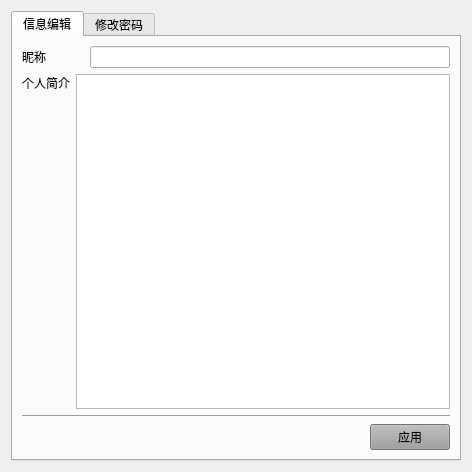
<?xml version="1.0" encoding="UTF-8"?>
<ui version="4.0">
 <class>Form</class>
 <widget class="QWidget" name="Form">
  <property name="geometry">
   <rect>
    <x>0</x>
    <y>0</y>
    <width>472</width>
    <height>472</height>
   </rect>
  </property>
  <property name="windowTitle">
   <string>Form</string>
  </property>
  <layout class="QVBoxLayout" name="verticalLayout">
   <item>
    <widget class="QTabWidget" name="tabWidget">
     <property name="currentIndex">
      <number>0</number>
     </property>
     <widget class="QWidget" name="tab">
      <attribute name="title">
       <string>信息编辑</string>
      </attribute>
      <layout class="QVBoxLayout" name="verticalLayout_3" stretch="1,4,0,1">
       <item>
        <layout class="QHBoxLayout" name="horizontalLayout_3" stretch="0,2,19">
         <item>
          <widget class="QLabel" name="label_2">
           <property name="styleSheet">
            <string notr="true">font: 11pt &quot;Arial&quot;;</string>
           </property>
           <property name="text">
            <string>昵称</string>
           </property>
          </widget>
         </item>
         <item>
          <spacer name="horizontalSpacer_2">
           <property name="orientation">
            <enum>Qt::Horizontal</enum>
           </property>
           <property name="sizeHint" stdset="0">
            <size>
             <width>40</width>
             <height>20</height>
            </size>
           </property>
          </spacer>
         </item>
         <item>
          <widget class="QLineEdit" name="lineEdit_nickname">
           <property name="styleSheet">
            <string notr="true">font: 11pt &quot;Arial&quot;;</string>
           </property>
          </widget>
         </item>
        </layout>
       </item>
       <item>
        <layout class="QHBoxLayout" name="horizontalLayout" stretch="0,1">
         <item>
          <layout class="QVBoxLayout" name="verticalLayout_2" stretch="0,1">
           <item>
            <widget class="QLabel" name="label">
             <property name="styleSheet">
              <string notr="true">font: 11pt &quot;Arial&quot;;</string>
             </property>
             <property name="text">
              <string>个人简介</string>
             </property>
            </widget>
           </item>
           <item>
            <spacer name="verticalSpacer">
             <property name="orientation">
              <enum>Qt::Vertical</enum>
             </property>
             <property name="sizeHint" stdset="0">
              <size>
               <width>20</width>
               <height>40</height>
              </size>
             </property>
            </spacer>
           </item>
          </layout>
         </item>
         <item>
          <widget class="QTextEdit" name="textEdit_introduction">
           <property name="styleSheet">
            <string notr="true">font: 11pt &quot;Arial&quot;;</string>
           </property>
          </widget>
         </item>
        </layout>
       </item>
       <item>
        <widget class="Line" name="line">
         <property name="orientation">
          <enum>Qt::Horizontal</enum>
         </property>
        </widget>
       </item>
       <item>
        <layout class="QHBoxLayout" name="horizontalLayout_2" stretch="1,0">
         <item>
          <spacer name="horizontalSpacer">
           <property name="orientation">
            <enum>Qt::Horizontal</enum>
           </property>
           <property name="sizeHint" stdset="0">
            <size>
             <width>618</width>
             <height>20</height>
            </size>
           </property>
          </spacer>
         </item>
         <item>
          <widget class="QPushButton" name="pushButton_confirm">
           <property name="styleSheet">
            <string notr="true">font: 11pt &quot;Arial&quot;;
background-color: rgb(158, 158, 158);</string>
           </property>
           <property name="text">
            <string>应用</string>
           </property>
          </widget>
         </item>
        </layout>
       </item>
      </layout>
     </widget>
     <widget class="QWidget" name="tab_2">
      <attribute name="title">
       <string>修改密码</string>
      </attribute>
      <layout class="QVBoxLayout" name="verticalLayout_5">
       <item>
        <layout class="QVBoxLayout" name="verticalLayout_4" stretch="1,2,2,2,2,2,0,0,2">
         <item>
          <spacer name="verticalSpacer_4">
           <property name="orientation">
            <enum>Qt::Vertical</enum>
           </property>
           <property name="sizeHint" stdset="0">
            <size>
             <width>20</width>
             <height>40</height>
            </size>
           </property>
          </spacer>
         </item>
         <item>
          <layout class="QHBoxLayout" name="horizontalLayout_4" stretch="0,1,10">
           <item>
            <widget class="QLabel" name="label_3">
             <property name="styleSheet">
              <string notr="true">font: 11pt &quot;Arial&quot;;</string>
             </property>
             <property name="text">
              <string>旧密码</string>
             </property>
            </widget>
           </item>
           <item>
            <spacer name="horizontalSpacer_5">
             <property name="orientation">
              <enum>Qt::Horizontal</enum>
             </property>
             <property name="sizeHint" stdset="0">
              <size>
               <width>40</width>
               <height>20</height>
              </size>
             </property>
            </spacer>
           </item>
           <item>
            <widget class="QLineEdit" name="lineEdit_password_old">
             <property name="styleSheet">
              <string notr="true">font: 11pt &quot;Arial&quot;;</string>
             </property>
            </widget>
           </item>
          </layout>
         </item>
         <item>
          <spacer name="verticalSpacer_2">
           <property name="orientation">
            <enum>Qt::Vertical</enum>
           </property>
           <property name="sizeHint" stdset="0">
            <size>
             <width>20</width>
             <height>40</height>
            </size>
           </property>
          </spacer>
         </item>
         <item>
          <layout class="QHBoxLayout" name="horizontalLayout_5" stretch="0,1,10">
           <item>
            <widget class="QLabel" name="label_4">
             <property name="styleSheet">
              <string notr="true">font: 11pt &quot;Arial&quot;;</string>
             </property>
             <property name="text">
              <string>新密码</string>
             </property>
            </widget>
           </item>
           <item>
            <spacer name="horizontalSpacer_4">
             <property name="orientation">
              <enum>Qt::Horizontal</enum>
             </property>
             <property name="sizeHint" stdset="0">
              <size>
               <width>40</width>
               <height>20</height>
              </size>
             </property>
            </spacer>
           </item>
           <item>
            <widget class="QLineEdit" name="lineEdit_password_new">
             <property name="styleSheet">
              <string notr="true">font: 11pt &quot;Arial&quot;;</string>
             </property>
            </widget>
           </item>
          </layout>
         </item>
         <item>
          <spacer name="verticalSpacer_3">
           <property name="orientation">
            <enum>Qt::Vertical</enum>
           </property>
           <property name="sizeHint" stdset="0">
            <size>
             <width>20</width>
             <height>40</height>
            </size>
           </property>
          </spacer>
         </item>
         <item>
          <layout class="QHBoxLayout" name="horizontalLayout_6" stretch="0,1,22">
           <item>
            <widget class="QLabel" name="label_5">
             <property name="styleSheet">
              <string notr="true">font: 11pt &quot;Arial&quot;;</string>
             </property>
             <property name="text">
              <string>确认密码</string>
             </property>
            </widget>
           </item>
           <item>
            <spacer name="horizontalSpacer_6">
             <property name="orientation">
              <enum>Qt::Horizontal</enum>
             </property>
             <property name="sizeHint" stdset="0">
              <size>
               <width>40</width>
               <height>20</height>
              </size>
             </property>
            </spacer>
           </item>
           <item>
            <widget class="QLineEdit" name="lineEdit_password_confirm">
             <property name="styleSheet">
              <string notr="true">font: 11pt &quot;Arial&quot;;</string>
             </property>
            </widget>
           </item>
          </layout>
         </item>
         <item>
          <widget class="QLabel" name="label_info">
           <property name="text">
            <string/>
           </property>
          </widget>
         </item>
         <item>
          <widget class="Line" name="line_2">
           <property name="orientation">
            <enum>Qt::Horizontal</enum>
           </property>
          </widget>
         </item>
         <item>
          <layout class="QHBoxLayout" name="horizontalLayout_7">
           <item>
            <spacer name="horizontalSpacer_3">
             <property name="orientation">
              <enum>Qt::Horizontal</enum>
             </property>
             <property name="sizeHint" stdset="0">
              <size>
               <width>128</width>
               <height>20</height>
              </size>
             </property>
            </spacer>
           </item>
           <item>
            <widget class="QPushButton" name="pushButton_confirm_2">
             <property name="styleSheet">
              <string notr="true">font: 11pt &quot;Arial&quot;;
background-color: rgb(158, 158, 158);</string>
             </property>
             <property name="text">
              <string>确认修改</string>
             </property>
            </widget>
           </item>
          </layout>
         </item>
        </layout>
       </item>
      </layout>
     </widget>
    </widget>
   </item>
  </layout>
 </widget>
 <resources/>
 <connections/>
</ui>
